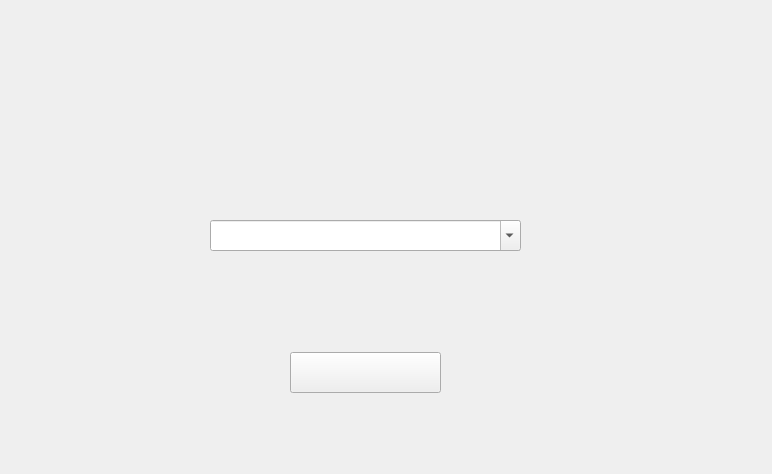
<?xml version="1.0" encoding="UTF-8"?>
<ui version="4.0">
 <class>Form</class>
 <widget class="QWidget" name="Form">
  <property name="geometry">
   <rect>
    <x>0</x>
    <y>0</y>
    <width>772</width>
    <height>474</height>
   </rect>
  </property>
  <property name="windowTitle">
   <string>Form</string>
  </property>
  <widget class="QLabel" name="label">
   <property name="geometry">
    <rect>
     <x>0</x>
     <y>0</y>
     <width>750</width>
     <height>450</height>
    </rect>
   </property>
   <property name="text">
    <string/>
   </property>
   <property name="pixmap">
    <pixmap>../../SOLU1.png</pixmap>
   </property>
  </widget>
  <widget class="QComboBox" name="comboBox">
   <property name="geometry">
    <rect>
     <x>210</x>
     <y>220</y>
     <width>311</width>
     <height>31</height>
    </rect>
   </property>
   <property name="font">
    <font>
     <weight>50</weight>
     <bold>false</bold>
    </font>
   </property>
   <property name="cursor">
    <cursorShape>ArrowCursor</cursorShape>
   </property>
   <property name="editable">
    <bool>true</bool>
   </property>
   <property name="maxVisibleItems">
    <number>5</number>
   </property>
   <property name="duplicatesEnabled">
    <bool>false</bool>
   </property>
   <item>
    <property name="text">
     <string/>
    </property>
   </item>
   <item>
    <property name="text">
     <string>1101</string>
    </property>
   </item>
   <item>
    <property name="text">
     <string>1102</string>
    </property>
   </item>
   <item>
    <property name="text">
     <string>1216</string>
    </property>
   </item>
   <item>
    <property name="text">
     <string>1301</string>
    </property>
   </item>
   <item>
    <property name="text">
     <string>1303</string>
    </property>
   </item>
   <item>
    <property name="text">
     <string>1326</string>
    </property>
   </item>
   <item>
    <property name="text">
     <string>1402</string>
    </property>
   </item>
   <item>
    <property name="text">
     <string>1590</string>
    </property>
   </item>
   <item>
    <property name="text">
     <string>2002</string>
    </property>
   </item>
   <item>
    <property name="text">
     <string>2105</string>
    </property>
   </item>
   <item>
    <property name="text">
     <string>2207</string>
    </property>
   </item>
   <item>
    <property name="text">
     <string>2303</string>
    </property>
   </item>
   <item>
    <property name="text">
     <string>2308</string>
    </property>
   </item>
   <item>
    <property name="text">
     <string>2317</string>
    </property>
   </item>
   <item>
    <property name="text">
     <string>2327</string>
    </property>
   </item>
   <item>
    <property name="text">
     <string>2330</string>
    </property>
   </item>
   <item>
    <property name="text">
     <string>2357</string>
    </property>
   </item>
   <item>
    <property name="text">
     <string>2379</string>
    </property>
   </item>
   <item>
    <property name="text">
     <string>2382</string>
    </property>
   </item>
   <item>
    <property name="text">
     <string>2395</string>
    </property>
   </item>
   <item>
    <property name="text">
     <string>2408</string>
    </property>
   </item>
   <item>
    <property name="text">
     <string>2412</string>
    </property>
   </item>
   <item>
    <property name="text">
     <string>2454</string>
    </property>
   </item>
   <item>
    <property name="text">
     <string>2474</string>
    </property>
   </item>
   <item>
    <property name="text">
     <string>2633</string>
    </property>
   </item>
   <item>
    <property name="text">
     <string>2801</string>
    </property>
   </item>
   <item>
    <property name="text">
     <string>2880</string>
    </property>
   </item>
   <item>
    <property name="text">
     <string>2881</string>
    </property>
   </item>
   <item>
    <property name="text">
     <string>2882</string>
    </property>
   </item>
   <item>
    <property name="text">
     <string>2884</string>
    </property>
   </item>
   <item>
    <property name="text">
     <string>2885</string>
    </property>
   </item>
   <item>
    <property name="text">
     <string>2886</string>
    </property>
   </item>
   <item>
    <property name="text">
     <string>2887</string>
    </property>
   </item>
   <item>
    <property name="text">
     <string>2891</string>
    </property>
   </item>
   <item>
    <property name="text">
     <string>3008</string>
    </property>
   </item>
   <item>
    <property name="text">
     <string>3034</string>
    </property>
   </item>
   <item>
    <property name="text">
     <string>3045</string>
    </property>
   </item>
   <item>
    <property name="text">
     <string>3711</string>
    </property>
   </item>
   <item>
    <property name="text">
     <string>4904</string>
    </property>
   </item>
   <item>
    <property name="text">
     <string>4938</string>
    </property>
   </item>
   <item>
    <property name="text">
     <string>5871</string>
    </property>
   </item>
   <item>
    <property name="text">
     <string>5876</string>
    </property>
   </item>
   <item>
    <property name="text">
     <string>5880</string>
    </property>
   </item>
   <item>
    <property name="text">
     <string>6415</string>
    </property>
   </item>
   <item>
    <property name="text">
     <string>6505</string>
    </property>
   </item>
   <item>
    <property name="text">
     <string>6669</string>
    </property>
   </item>
   <item>
    <property name="text">
     <string>8046</string>
    </property>
   </item>
   <item>
    <property name="text">
     <string>9910</string>
    </property>
   </item>
  </widget>
  <widget class="QPushButton" name="pushButton">
   <property name="geometry">
    <rect>
     <x>290</x>
     <y>352</y>
     <width>151</width>
     <height>41</height>
    </rect>
   </property>
   <property name="cursor">
    <cursorShape>PointingHandCursor</cursorShape>
   </property>
   <property name="text">
    <string/>
   </property>
   <property name="icon">
    <iconset>
     <normaloff>../../確認_底白.png</normaloff>../../確認_底白.png</iconset>
   </property>
   <property name="iconSize">
    <size>
     <width>150</width>
     <height>40</height>
    </size>
   </property>
   <property name="default">
    <bool>false</bool>
   </property>
   <property name="flat">
    <bool>false</bool>
   </property>
  </widget>
 </widget>
 <resources/>
 <connections/>
</ui>
